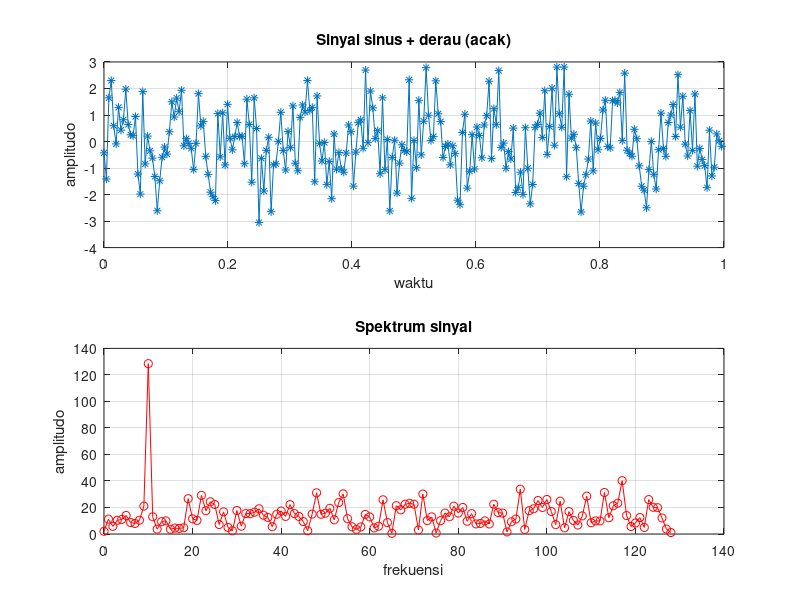

The MATLAB script that drew this image:
%Menampilkan sinyal dengan derau dan hasil FFT
n = 0:255;
N = 256;
T = 1/N;
derau = randn(size(n));
x = sin(2*pi*10*n*T) + derau;
F = fft(x,N);
mag = abs(F);
subplot(211), plot(n*T,x,'*-'), grid;
xlabel('waktu'), ylabel('amplitudo');
title('Sinyal sinus + derau (acak)');
freq = (0:N/2)/(N*T);
subplot(212);
plot(freq,mag(1:length(freq)),'ro-'), grid;
xlabel('frekuensi'), ylabel('amplitudo');
title('Spektrum sinyal');
